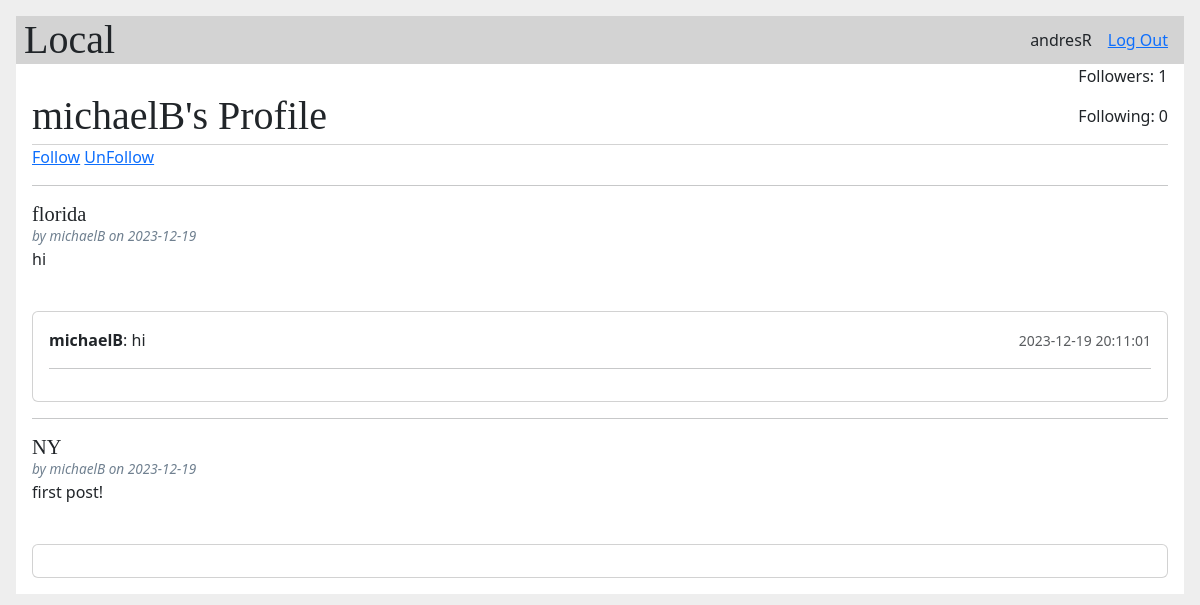
Screenshot of /user/michaelB (signed in) with the database file from the repository.
### tables this page shows
CREATE TABLE user (
  id INTEGER PRIMARY KEY AUTOINCREMENT,
  email TEXT UNIQUE NOT NULL,
  username TEXT UNIQUE NOT NULL,
  password TEXT NOT NULL,
  first_name TEXT NOT NULL,
  last_name TEXT NOT NULL,
  Location TEXT
);

CREATE TABLE post (
  id INTEGER PRIMARY KEY AUTOINCREMENT,
  author_id INTEGER NOT NULL,
  created TIMESTAMP NOT NULL DEFAULT CURRENT_TIMESTAMP,
  destination TEXT NOT NULL,
  body TEXT NOT NULL,
  FOREIGN KEY (author_id) REFERENCES user (id)
);

CREATE TABLE comment (
  id INTEGER PRIMARY KEY AUTOINCREMENT,
  author_id INTEGER NOT NULL,
  post_id INTEGER NOT NULL,
  created TIMESTAMP NOT NULL DEFAULT CURRENT_TIMESTAMP,
  body TEXT NOT NULL,
  FOREIGN KEY (author_id) REFERENCES user (id) ON DELETE CASCADE,
  FOREIGN KEY (post_id) REFERENCES post (id) ON DELETE CASCADE
);

### flaskr/blog.py (the view)
@bp.route('/user/<username>', methods = ['GET','POST'])
def user(username):
   db = get_db()
   user = db.execute('SELECT * FROM user WHERE username = ?', (username,)).fetchone()
   if user is None:
      flash("username not found")
   posts = db.execute('SELECT p.id, destination, body, created, author_id, username'
        ' FROM post p JOIN user u ON p.author_id = u.id'
        ' WHERE u.id = ?'
        ' ORDER BY created DESC',
        (user['id'],)
    ).fetchall()
   comments = {}
   for post in posts:
      post_id = post['id']
      post_comments = db.execute(
         'SELECT c.id, body, username, created, author_id '
          'FROM comment c JOIN user u ON c.author_id = u.id '
          'WHERE c.post_id = ?',
          (post_id,)
      ).fetchall()
      comments[post_id] = post_comments
   follower_count = db.execute('SELECT COUNT(*) FROM followers WHERE following_id = ?', (user['id'],)).fetchone()[0]
   following_count = db.execute('SELECT COUNT(*) FROM followers WHERE follower_id = ?', (user['id'],)).fetchone()[0]
   return render_template('blog/user.html', posts=posts, comments=comments, user=user, follower_count=follower_count, following_count = following_count)

### flaskr/auth.py (called while the page is built)
@bp.before_app_request
def load_logged_in_user():
   user_id = session.get('user_id')
   if user_id is None:
      g.user = None
   else:
      g.user = get_db().execute(
         'SELECT * FROM user WHERE id = ?', (user_id,)
      ).fetchone()

### flaskr/db.py (called while the page is built)
def get_db():
    if 'db' not in g:
        g.db = sqlite3.connect(
            current_app.config['DATABASE'],
            detect_types=sqlite3.PARSE_DECLTYPES
        )
        g.db.row_factory = sqlite3.Row
    return g.db

### flaskr/templates/blog/user.html (shortened to what this page needs)
{% extends 'base.html' %}
{% block header %}
  <h1>{% block title %} {{ user['username'] }}'s Profile{% endblock %}</h1>
  <div>
    <p> Followers: {{follower_count}} </p> <p> Following: {{following_count}} </p>
  </div>
{% endblock %}
    {% block content %}
    <a href="{{ url_for('blog.follow', username= user['username']) }}">Follow</a>
    <a href="{{ url_for('blog.unfollow', username=user['username']) }}">UnFollow</a> <hr>
    {% for post in posts %}
      <article class="post">
        <header>
          <div>
            <h1>{{ post['destination'] }}</h1>
            <div class="about">by {{ post['username'] }} on {{ post['created'].strftime('%Y-%m-%d') }}</div>
          </div>
        </header>
        <p class="body">{{ post['body'] }}</p>
        <br />
        <div class="card" id="comments-{{ post['id'] }}">
          <div class="card-body" id="comments-expanded-{{ post['id'] }}">
            {% if comments[post['id']] %}
              {% for comment in comments[post['id']] %}
                <div class="d-flex justify-content-between align-items-center">
                  <div>
                    <b>{{ comment.username }}</b>: {{ comment.body }}
                  </div>
                  <div>
                    <small class="text-muted">{{ comment.created }}</small>
                  </div>
                </div>
                <hr>
              {% endfor %}
            {% endif %}
          </div>
        </div>
      </article>
      {% if not loop.last %}
        <hr>
      {% endif %}
    {% endfor %}
  {% endblock %}

### flaskr/templates/base.html (shortened to what this page needs)
<!doctype html>
<html>
  <head>
    <link rel="stylesheet" href="{{ url_for('static', filename='css/styles.css') }}">
    <link rel="stylesheet" href="https://cdn.jsdelivr.net/npm/bootstrap@5.3.0/dist/css/bootstrap.min.css">
  </head>
  <nav>
      <h1>Local</h1>
      <ul>
        {% if g.user %}
          <li><span>{{ g.user['username'] }}</span>
          <li><a href="{{ url_for('auth.logout') }}">Log Out</a>
        {% else %}
          <li><a href="{{ url_for('auth.register') }}">Register</a>
          <li><a href="{{ url_for('auth.login') }}">Log In</a>
        {% endif %}
      </ul>
    </nav>
    <section class="content">
      <header>
        {% block header %}{% endblock %}
      </header>
      {% block content %}{% endblock %}
  </section>
</html>

### flaskr/static/css/styles.css (style rules this page uses)
html { font-family: sans-serif; background: #eee; padding: 1rem; }
h1, h2, h3, h4, h5, h6 { font-family: serif; color: #377ba8; margin: 1rem 0; }
a { color: #377ba8; }
hr { border: none; border-top: 1px solid lightgray; }
nav { background: lightgray; display: flex; align-items: center; padding: 0 0.5rem; }
nav h1 { flex: auto; margin: 0; }
nav ul { display: flex; list-style: none; margin: 0; padding: 0; }
nav ul li a, nav ul li span, header .action { display: block; padding: 0.5rem; }
.content { padding: 0 1rem 1rem; }
.content > header { border-bottom: 1px solid lightgray; display: flex; align-items: flex-end; }
.content > header h1 { flex: auto; margin: 1rem 0 0.25rem 0; }
.post > header { display: flex; align-items: flex-end; font-size: 0.85em; }
.post > header > div:first-of-type { flex: auto; }
.post > header h1 { font-size: 1.5em; margin-bottom: 0; }
.post .about { color: slategray; font-style: italic; }
.post .body { white-space: pre-line; }
.content:last-child { margin-bottom: 0; }

### rows the page displays
user: user.username "andresR"
user: username "michaelB"
post: destination "florida", username "michaelB", created "2023-12-19", body "hi"
comment: username "michaelB", body "hi", created "2023-12-19 20:11:01"
post: destination "NY", username "michaelB", created "2023-12-19", body "first post!"

### other values shown
{{ follower_count }} "1"
{{ following_count }} "0"
